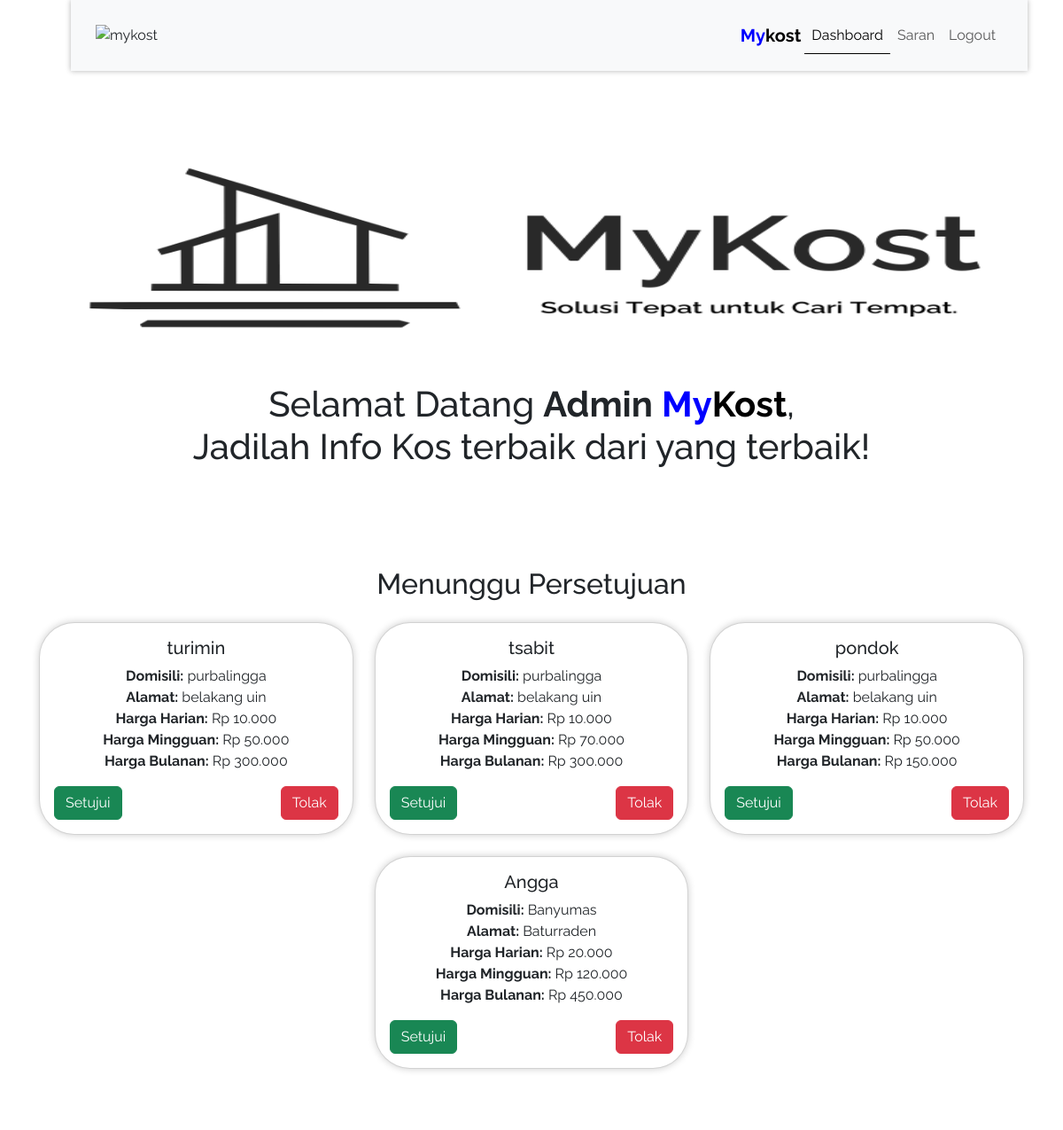
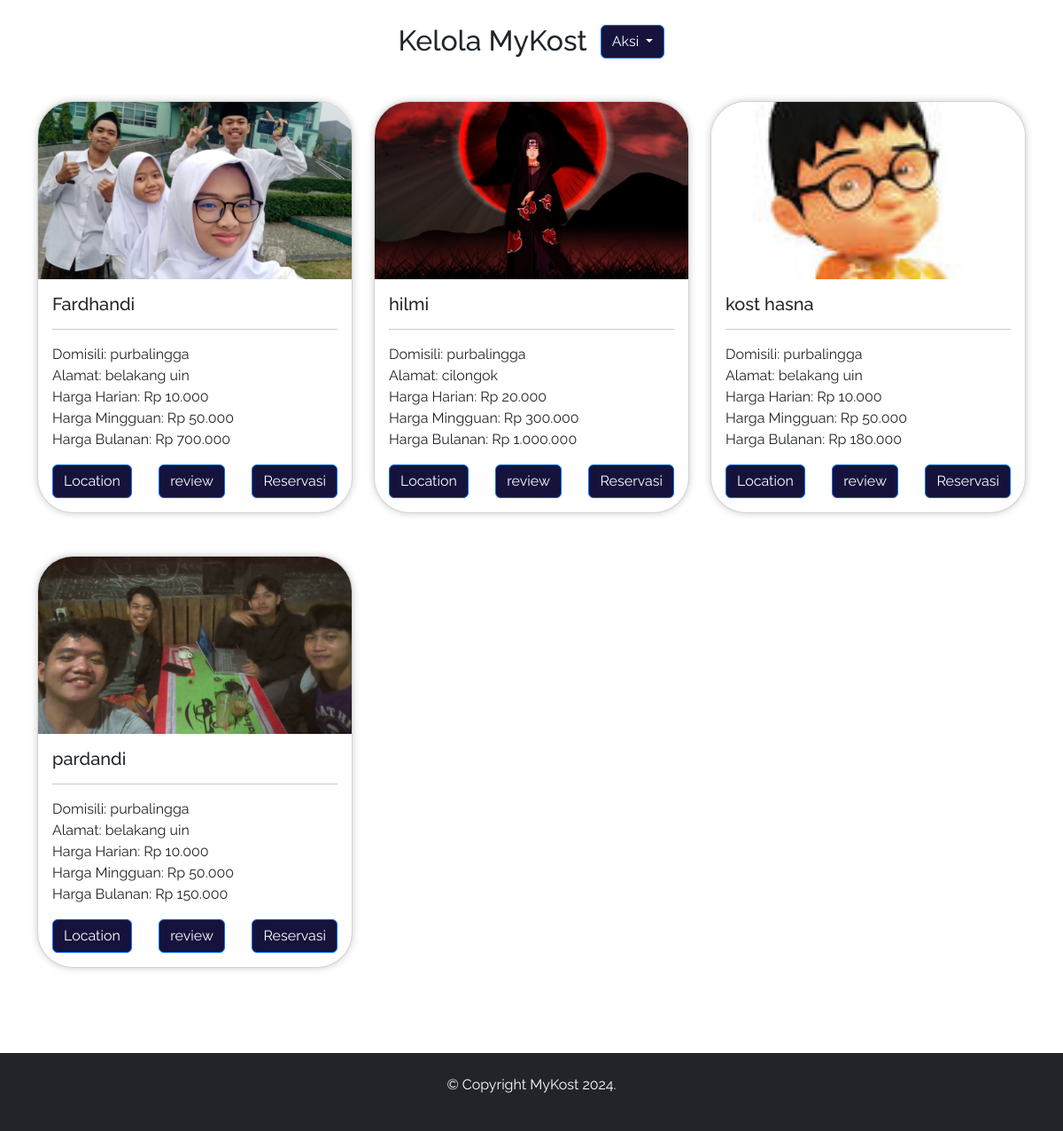
The page /admin/dashboardAdmin.php (signed in) on the database its author committed (2 pictures, top to bottom).
### tables this page shows
CREATE TABLE `daftar_kos` (
  `id_kos` int(11) NOT NULL,
  `gambar` varchar(255) NOT NULL,
  `domisili` varchar(100) NOT NULL,
  `alamat` varchar(255) NOT NULL,
  `nama_kos` varchar(100) NOT NULL,
  `link_map` varchar(255) NOT NULL,
  `harga_harian` decimal(10,2) DEFAULT NULL,
  `harga_mingguan` decimal(10,2) DEFAULT NULL,
  `harga_bulanan` decimal(10,2) DEFAULT NULL,
  `whatsapp` varchar(30) NOT NULL,
  `status` enum('dipending','disetujui','ditolak') DEFAULT 'dipending'
);

### admin/dashboardAdmin.php (the view, shortened to what this page needs)
<?php
include '../koneksi.php';
$query = "SELECT * FROM daftar_kos WHERE status = 'disetujui'";
$result = mysqli_query($koneksi, $query);
?>
<!DOCTYPE html>
<html lang="en">
<head>
    <link href="https://cdn.jsdelivr.net/npm/bootstrap@5.3.3/dist/css/bootstrap.min.css" rel="stylesheet">
    <link rel="stylesheet" href="style.css">
    <link rel="stylesheet" href="https://unpkg.com/aos@next/dist/aos.css" />
</head>
<body>
    <?php include "navbarAdmin.php"; ?>
    <section class="hero d-flex align-items-center text-center" data-aos="fade-up" data-aos-duration="1000">
        <div class="container mt-4 mb-5">
            <img src="../image/logonavbar_MyKost.png" alt="logo" style="max-height: 200px;" class="mt-5 mb-5">
            <h1>Selamat Datang <span style="font-weight: 650;">Admin</span> <span style="color: blue; font-weight:700;">My</span><span style="color: black; font-weight:700;">Kost</span>, <br>Jadilah Info Kos terbaik dari yang terbaik!</h1>
        </div>
    </section>
    <section class="hero d-flex flex-column align-items-center text-center py-4" data-aos="fade-up" data-aos-duration="1000">
        <div class="header-container mb-4">
            <h2 style="margin: 0;">Menunggu Persetujuan</h2>
        </div>
        <div class="container">
    <div class="row justify-content-center">
        <?php
        $query = "SELECT * FROM daftar_kos WHERE status = 'dipending'";
        $result1 = mysqli_query($koneksi, $query);
        while ($row = mysqli_fetch_assoc($result1)) {
        ?>
            <div class="col-md-4 mb-4">
                <div class="card" data-aos="fade-up" data-aos-duration="1000">
                    <div class="card-body">
                        <h5 class="card-title"><?php echo htmlspecialchars($row['nama_kos']); ?></h5>
                        <p class="card-text">
                            <strong>Domisili:</strong> <?php echo htmlspecialchars($row['domisili']); ?><br>
                            <strong>Alamat:</strong> <?php echo htmlspecialchars($row['alamat']); ?><br>
                            <strong>Harga Harian:</strong> Rp <?php echo number_format($row['harga_harian'], 0, ',', '.'); ?><br>
                            <strong>Harga Mingguan:</strong> Rp <?php echo number_format($row['harga_mingguan'], 0, ',', '.'); ?><br>
                            <strong>Harga Bulanan:</strong> Rp <?php echo number_format($row['harga_bulanan'], 0, ',', '.'); ?><br>
                        </p>
                        <form method="POST" action="verifikasiKos.php" class="d-flex justify-content-between">
                            <button type="submit" name="aksi" value="disetujui" class="btn btn-success">Setujui</button>
                            <button type="submit" name="aksi" value="ditolak" class="btn btn-danger">Tolak</button>
                        </form>
                    </div>
                </div>
            </div>
        <?php
        }
        ?>
    </div>
</div>
    </section>
    <section class="container py-5">
        <div class="header-container" style="display:flex; align-items: center; justify-content: center; ">
            <h2 style="margin:0;" data-aos="fade-up" data-aos-duration="1000">Kelola MyKost</h2>
            <div class="nav-item dropdown">
                <button class="btn btn-primary" style="margin-left: 15px; background-color:#15133C" data-aos="fade-up" data-aos-duration="1000">
                    <a class="nav-link dropdown-toggle text-white" href="#" role="button" data-bs-toggle="dropdown" aria-expanded="false">
                        Aksi
                    </a>
                </button>
            </div>
        </div>
        <div class="row">
            <div class="container mt-5">
                <div class="row">
                    <?php
                    while ($row = mysqli_fetch_assoc($result)) {
                    ?>
                        <div class="col-md-4 mb-5" data-aos="fade-up" data-aos-duration="1000">
                            <div class="card">
                                <img src="<?php echo $row['gambar']; ?>" class="card-img-top" alt="<?php echo $row['nama_kos']; ?>" style="height: 200px; object-fit: cover;">
                                <div class="card-body">
                                    <h5 class="card-title"><?php echo $row['nama_kos']; ?></h5>
                                    <hr>
                                    <p class="card-text">
                                        Domisili: <?php echo $row['domisili']; ?><br>
                                        Alamat: <?php echo $row['alamat']; ?><br>
                                        Harga Harian: Rp <?php echo number_format($row['harga_harian'], 0, ',', '.'); ?><br>
                                        Harga Mingguan: Rp <?php echo number_format($row['harga_mingguan'], 0, ',', '.'); ?><br>
                                        Harga Bulanan: Rp <?php echo number_format($row['harga_bulanan'], 0, ',', '.'); ?><br>
                                    </p>
                                    <div class="d-flex justify-content-between">
                                        <a href="<?php echo $row['link_map']; ?>" target="_blank" class="btn btn-primary" style="background-color: #15133C;">Location</a>
                                        <button type="button" class="btn btn-primary" data-bs-toggle="modal" data-bs-target="#ulasanModal<?php echo $row['id_kos']; ?>" style="background-color: #15133C;">review</button>
                                        <a href="https://wa.me/<?php echo $row['whatsapp']; ?>" target="_blank" class="btn btn-primary" style="background-color: #15133C;">Reservasi</a>
                                    </div>
                                </div>
                            </div>
                        </div>
                    <?php
                    }
                    ?>
                </div>
            </div>
        </div>
    </section>
    <?php include "../footer.php"; ?>
</body>
</html>

### admin/navbarAdmin.php (shortened to what this page needs)
<?php
$current_page = basename($_SERVER['PHP_SELF']);
?>
<!DOCTYPE html>
<html lang="en">
<head>
    <link href="https://cdn.jsdelivr.net/npm/bootstrap@5.3.3/dist/css/bootstrap.min.css" rel="stylesheet"
>
    <link rel="stylesheet" href="myProjects/webProject/icofont/css/icofont.min.css">
</head>
<body>
    <header>
        <nav class="navbar navbar-expand-lg bg-body-tertiary">
            <div class="container-fluid">
                <img src="../image/mykost.png" alt="mykost" style="max-height: 25px;">
                <a class="navbar-brand m-1" style="font-weight: 650;" href="#">
                    <span style="color: blue;">My</span>kost
                </a>
                <div class="collapse navbar-collapse" id="navbarTogglerDemo02">
                    <ul class="navbar-nav me-auto mb-2 mb-lg-0">
                        <li class="nav-item">
                            <a class="nav-link <?php echo ($current_page == 'dashboardAdmin.php') ? 'active' : ''; ?>" " aria-current=" page" href="dashboardAdmin.php">Dashboard</a>
                        </li>
                        <li class="nav-item">
                            <a class="nav-link <?php echo ($current_page == 'contactAdmin.php') ? 'active' : ''; ?>" " aria-current=" page" href="contactAdmin.php">Saran</a>
                        </li>
                        <li class="nav-item">
                            <a class="nav-link <?php echo ($current_page == 'logout.php') ? 'active' : ''; ?>" " aria-current=" page" href="logout.php" onclick="return confirm('Anda yakin ingin Logout?')">Logout</a>
                        </li>
                    </ul>
                </div>
            </div>
        </nav>
    </header>
</body>
</html>

### footer.php (shortened to what this page needs)
<!DOCTYPE html>
<html lang="en">
<head>
    <link href="https://cdn.jsdelivr.net/npm/bootstrap@5.3.0/dist/css/bootstrap.min.css" rel="stylesheet">
    <link href="style.css" rel="stylesheet">
</head>
<body>
    <footer class="bg-dark text-white py-4">
        <div class="container text-center">
            <p style="color: white;">&copy; Copyright MyKost 2024.</p>
        </div>
    </footer>
</body>
</html>

### style.css (style rules this page uses)
:root { --primary-color: #86bbd1; --accent-color: #0d83fd; --contrast-color: #ffffff; --text-dark: #111827; --text-light: #6b7280; --white: #ffffff; --max-width: 1200px; }
* { padding: 0; margin: 0; box-sizing: border-box; }
img { display: flex; width: 100%; overflow-clip-margin: content-box; overflow: clip; }
a { text-decoration: none; transition: 0.3s; }
body { font-family: "Raleway", serif; }
.navbar { width: 90%; margin: auto; align-items: center; background-color: var(--white); margin-left: 5rem; margin-right: 10px; padding: 1rem; }
button { white-space: nowrap; background-color: white; color: var(--primary-color); border: 2px solid var(--primary-color); border-radius: 10px; font-weight: 600; padding: 8px 15px; cursor: pointer; transition: all 0.3s ease; }
.hero { padding: 2rem; margin-top: 5; }
:root { --surface-color: #fff; --curve: 40; }
.card { position: relative; display: block; height: 100%; border-radius: calc(var(--curve) * 1px); overflow: hidden; text-decoration: none; }

### admin/dashboardAdmin.php (style rules this page uses)
.card { background-color: #1a1a1a; color: #fff; border: none; box-shadow: 0 0px 8px rgba(0, 0, 0, 0.2); transition: transform 0.3s ease, box-shadow 0.3s ease; }

### admin/navbarAdmin.php (style rules this page uses)
.navbar { box-shadow: 0px 0px 6px rgb(0, 0, 0, 0.3); }
.nav-link.active { position: relative; }
.nav-link.active::after { content: ''; position: absolute; bottom: 0; left: 0; width: 100%; height: 1%; background-color: black !important; z-index: 1; }

### rows shown on the page
daftar_kos: nama_kos "turimin", domisili "purbalingga", alamat "belakang uin", harga_harian "10.000", harga_mingguan "50.000", harga_bulanan "300.000"
daftar_kos: nama_kos "tsabit", domisili "purbalingga", alamat "belakang uin", harga_harian "10.000", harga_mingguan "70.000", harga_bulanan "300.000"
daftar_kos: nama_kos "pondok", domisili "purbalingga", alamat "belakang uin", harga_harian "10.000", harga_mingguan "50.000", harga_bulanan "150.000"
daftar_kos: nama_kos "Angga", domisili "Banyumas", alamat "Baturraden", harga_harian "20.000", harga_mingguan "120.000", harga_bulanan "450.000"
daftar_kos: gambar (picture), nama_kos "Fardhandi", domisili "purbalingga", alamat "belakang uin", harga_harian "10.000", harga_mingguan "50.000", harga_bulanan "700.000"
daftar_kos: gambar (picture), nama_kos "hilmi", domisili "purbalingga", alamat "cilongok", harga_harian "20.000", harga_mingguan "300.000", harga_bulanan "1.000.000"
daftar_kos: gambar (picture), nama_kos "kost hasna", domisili "purbalingga", alamat "belakang uin", harga_harian "10.000", harga_mingguan "50.000", harga_bulanan "180.000"
daftar_kos: gambar (picture), nama_kos "pardandi", domisili "purbalingga", alamat "belakang uin", harga_harian "10.000", harga_mingguan "50.000", harga_bulanan "150.000"
